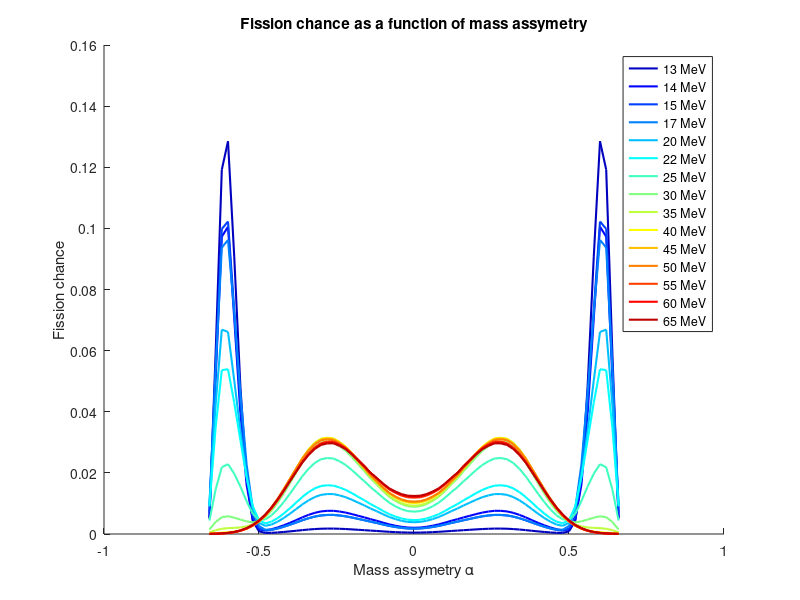

This figure's MATLAB source:
clear
close all
MIN_MM = 0;
MAX_MM = 33;
M = MIN_MM : MAX_MM;
alpha = M * 0.02;
Eexc = [13, 14 , 15, 17, 20, 22, 25, 30 ,35 ,40 ,45, 50, 55, 60, 65];
p(1,:) = [   4.5701208127974603E-004   9.4789333032029033E-004   1.0581204728257016E-003   1.2294422119226546E-003   1.4420218050570529E-003   1.7039522064133542E-003   1.9835109554594567E-003   2.2324187609587022E-003   2.5070594335324411E-003   2.7580450655725628E-003   3.0161413633713252E-003   3.2478688956382919E-003   3.4217660277949809E-003   3.5387997885902834E-003   3.5393413017813678E-003   3.4535937783346736E-003   3.2426050301227068E-003   2.9321963333852545E-003   2.5509394603300886E-003   2.1253076134427982E-003   1.7145852132666446E-003   1.3379484928737889E-003   1.0106138312285632E-003   7.6444881828405980E-004   7.3129581248487514E-004   1.7474291578853775E-003   8.4871625250167310E-003   3.5571980531058638E-002   9.6363883437842801E-002  0.18187470823790827       0.25699401582545711       0.23838844526358502       0.11763704155490165        9.9884053821128697E-003
  ];
p(2,:) = [   2.0387289072458822E-003   4.2200582917550538E-003   4.6883122880560704E-003   5.4171323628168459E-003   6.3204410877264966E-003   7.4380167574040609E-003   8.6322342118382751E-003   9.6929251321856355E-003   1.0866090152952534E-002   1.1930350696664760E-002   1.3018689849663230E-002   1.3987225564152815E-002   1.4702053450947921E-002   1.5176407758184079E-002   1.5154359619415797E-002   1.4772651476312940E-002   1.3862980867282096E-002   1.2534913958490651E-002   1.0908813702889469E-002   9.0903575661907300E-003   7.3321592481112984E-003   5.7097646516711476E-003   4.2767890733690856E-003   3.1036711136470975E-003   2.3689317121247978E-003   2.9939919186876907E-003   9.2692637254291384E-003   3.2230032904792129E-002   7.8894374102153775E-002  0.14149768060143345       0.20107214089616610       0.19458618400733535       0.10126862220967299        1.0943650133222540E-002
  ];
p(3,:) = [   1.7318334349116365E-003   3.5784831929082704E-003   3.9589203183846393E-003   4.5522215077776389E-003   5.2871880944035683E-003   6.2008501615406497E-003   7.1792738862841805E-003   8.0480130803383173E-003   9.0122784337216665E-003   9.8829403062338384E-003   1.0769973903569095E-002   1.1554628031231641E-002   1.2127079135722429E-002   1.2504860935383787E-002   1.2476117126371644E-002   1.2158263421838383E-002   1.1410972145509323E-002   1.0323546269465687E-002   8.9930950188785129E-003   7.5023516379473755E-003   6.0602149867998696E-003   4.7297233778093150E-003   3.5641104781534124E-003   2.6444898413628807E-003   2.2201247010822820E-003   3.5299165908097771E-003   1.1638427682198331E-002   3.7580074948451947E-002   8.5773406036107169E-002  0.14684963728434597       0.20447218740206774       0.19968353749068232       0.10793523133129834        1.4066027806446581E-002
  ];
p(4,:) = [   1.8068702334875675E-003   3.7222619816093213E-003   4.0885692091445370E-003   4.6624154183438930E-003   5.3733277053096863E-003   6.2662353533886840E-003   7.2280951197113896E-003   8.0844720238335294E-003   9.0434926128572461E-003   9.9060676265323392E-003   1.0781489744343448E-002   1.1551588696066142E-002   1.2106880986647433E-002   1.2475779977831293E-002   1.2443311937723939E-002   1.2133886925770589E-002   1.1403752280503332E-002   1.0338566097128746E-002   9.0313522949103334E-003   7.5581510586973256E-003   6.1299008950494362E-003   4.8147551009791439E-003   3.6855661630787401E-003   2.8705751233931418E-003   2.7905428303105981E-003   5.2662270941575317E-003   1.6295008554192650E-002   4.5501733829903621E-002   9.2221667085171780E-002  0.14533671556551231       0.19242825360177618       0.18740763261275420       0.10707006819785725        1.8174786062015977E-002
  ];
p(5,:) = [   3.8502752464608342E-003   7.9057213118649879E-003   8.6179231672466623E-003   9.7436319340237620E-003   1.1144394927137702E-002   1.2935495699172747E-002   1.4892734170518944E-002   1.6663500589027852E-002   1.8682335868222412E-002   2.0516908315719857E-002   2.2387708072333343E-002   2.4049861843304161E-002   2.5266814611656408E-002   2.6121263889589252E-002   2.6144425947800694E-002   2.5607074153552858E-002   2.4188518251206517E-002   2.2053836128239517E-002   1.9386617975015272E-002   1.6324026208263415E-002   1.3317587928913304E-002   1.0507190137938592E-002   8.0521052831372484E-003   6.1644999869697719E-003   5.3497365627742394E-003   7.3509007699229167E-003   1.6631365093358556E-002   3.7926880375948102E-002   6.7784435905032192E-002  0.10067920993320856       0.13222588523959100       0.13375604864612053        8.4319591196575561E-002   1.9451494630162498E-002
  ];
p(6,:) = [   4.5415145054188812E-003   9.3121111386042007E-003   1.0120818130620862E-002   1.1408588307590542E-002   1.3021232661088716E-002   1.5110823920858725E-002   1.7425714956777860E-002   1.9561383259405096E-002   2.2033048197847890E-002   2.4321229117234576E-002   2.6680888251784728E-002   2.8819749835850162E-002   3.0441568029420531E-002   3.1655370171621226E-002   3.1869236165630949E-002   3.1407748728820739E-002   2.9859293141838546E-002   2.7405802438516615E-002   2.4256446586468076E-002   2.0565862659928477E-002   1.6896808147640347E-002   1.3430454081675949E-002   1.0385758458904980E-002   8.0437095730205976E-003   6.9976458576035934E-003   9.0425558774574633E-003   1.8116433748798014E-002   3.7133544852041518E-002   6.1397907136505198E-002   8.6021135274774396E-002  0.10782686841284311       0.10722806572873145        6.9507104239704756E-002   1.8153578404977624E-002
  ];
p(7,:) = [   7.3217948806175897E-003   1.4976603111074859E-002   1.6183328658912026E-002   1.8118649741478150E-002   2.0549271325595111E-002   2.3741123336542436E-002   2.7310026920083521E-002   3.0630318867708527E-002   3.4508068336900143E-002   3.8100636100714402E-002   4.1785800990837840E-002   4.5105696194091716E-002   4.7583175879332501E-002   4.9423045880278203E-002   4.9693783676729664E-002   4.8936198630560708E-002   4.6510317419011606E-002   4.2702214478513530E-002   3.7832975973679205E-002   3.2110940045063145E-002   2.6408395052874230E-002   2.0965375506065351E-002   1.6103458540195337E-002   1.2148885866132745E-002   9.5384653045838732E-003   9.2983304134169973E-003   1.3145895366026859E-002   2.1466299293735308E-002   3.1050388789799214E-002   3.9510166523277150E-002   4.5711674313205913E-002   4.3688086657275201E-002   2.9063031476048308E-002   8.7775764496534209E-003
  ];
p(8,:) = [   8.9121472703635671E-003   1.8177973166200092E-002   1.9516222095365993E-002   2.1690346132435308E-002   2.4446217467361479E-002   2.8148100725369454E-002   3.2365093603611478E-002   3.6380772550215532E-002   4.1151576293868015E-002   4.5631611401461117E-002   5.0244308207231136E-002   5.4424687778193065E-002   5.7560008983752221E-002   5.9954018806462506E-002   6.0452635106640173E-002   5.9746745194526441E-002   5.7022242926230204E-002   5.2625181722713146E-002   4.6950354977451238E-002   4.0138367800098280E-002   3.3281154649189286E-002   2.6580258234368805E-002   2.0445131196377551E-002   1.5215857554112103E-002   1.1121186640393651E-002   8.4932387050563052E-003   7.6264337333479936E-003   8.2622026328274048E-003   9.4446118574556728E-003   1.0671598646055351E-002   1.1617662825779716E-002   1.0983215982274671E-002   7.8269569913384813E-003   2.8918781418669189E-003
  ];
p(9,:) = [  9.2569018512556125E-003   1.8844232600381813E-002   2.0141220405744790E-002   2.2269880557783651E-002   2.4989037138339235E-002   2.8704661810177810E-002   3.2998442618100969E-002   3.7161583647640217E-002   4.2166244070996027E-002   4.6917431928984357E-002   5.1819206547316879E-002   5.6285456050263957E-002   5.9652756885856667E-002   6.2277947700427057E-002   6.2941956955224254E-002   6.2382601899471653E-002   5.9743666832853662E-002   5.5376232729954747E-002   4.9685305310867726E-002   4.2737830426637743E-002   3.5686130679235505E-002   2.8678718488587038E-002   2.2167429748646612E-002   1.6508986880391218E-002   1.1874683472138515E-002   8.4328116098630369E-003   6.2117174385594416E-003   4.9716094786945919E-003   4.3185798699189020E-003   4.0111106952149542E-003   3.8412742381256386E-003   3.4233568811500225E-003   2.4861969436427429E-003   1.0347956075436170E-003
 ];
p(10,:) = [   1.0127988934796087E-002   2.0558848541728410E-002   2.1813166477813756E-002   2.3883222765049238E-002   2.6521316396734183E-002   3.0174489062713156E-002   3.4407755794427834E-002   3.8496627272515495E-002   4.3439544775911561E-002   4.8086925131906724E-002   5.2835099989540779E-002   5.7097075850131677E-002   6.0200136663103351E-002   6.2554285752577876E-002   6.2954957318355556E-002   6.2186169319103916E-002   5.9415739922493792E-002   5.5005431496292487E-002   4.9367764716398387E-002   4.2512817701808710E-002   3.5578356305580504E-002   2.8650486480022230E-002   2.2179088870838505E-002   1.6509067386449472E-002   1.1772155893450563E-002   8.0699259462713967E-003   5.3758231430619799E-003   3.5162663673612197E-003   2.3022994116727339E-003   1.5636849885830560E-003   1.1370024894376341E-003   8.5359946473914118E-004   5.9087194145472351E-004   2.6200742767118230E-004
  ];
p(11,:) = [   1.0351080629320926E-002   2.0979046791181906E-002   2.2172004136159273E-002   2.4151689330680501E-002   2.6678919366178493E-002   3.0217780752685830E-002   3.4343822917852741E-002   3.8350631409309638E-002   4.3227135148644638E-002   4.7823183343307291E-002   5.2515220956195048E-002   5.6729962128777005E-002   5.9789665065128089E-002   6.2130419819564922E-002   6.2552327137252048E-002   6.1844076573882648E-002   5.9189419305048105E-002   5.4935186952464216E-002   4.9483342051205671E-002   4.2799289341607989E-002   3.6007353974526327E-002   2.9156051929305149E-002   2.2702899223018581E-002   1.7003580293085810E-002   1.2191994162564394E-002   8.3716925012742704E-003   5.5280543301132199E-003   3.5064148115120787E-003   2.1517194384399999E-003   1.3043199809274265E-003   8.0862230687522407E-004   5.2056486990664352E-004   3.3247377797197299E-004   1.5005524403314749E-004
  ];
p(12,:) = [   1.0609487956210584E-002   2.1474039367691961E-002   2.2616118300544351E-002   2.4519071688846598E-002   2.6948332051010104E-002   3.0380934324941461E-002   3.4397988383765947E-002   3.8306245284603066E-002   4.3087870003275117E-002   4.7595042054076608E-002   5.2189151440302561E-002   5.6313903282034707E-002   5.9293198095105387E-002   6.1582864661531476E-002   6.1994921604239105E-002   6.1317188020358460E-002   5.8756442809235601E-002   5.4642702679344804E-002   4.9365815048490302E-002   4.2858773139846394E-002   3.6222630534690992E-002   2.9478293294583915E-002   2.3081856619393021E-002   1.7394912520324025E-002   1.2554691616771958E-002   8.6696836525311897E-003   5.7408908899291549E-003   3.6265465249599432E-003   2.1881844671435774E-003   1.2730236924547273E-003   7.3080562252388851E-004   4.2470478443248796E-004   2.5094547259353297E-004   1.1274011220925283E-004
  ];
p(13,:) = [   1.1883952386721183E-002   2.3989877986500270E-002   2.5079650559116859E-002   2.6898944214988757E-002   2.9193377552912198E-002   3.2477979181528720E-002   3.6299452445876394E-002   3.9937814886291681E-002   4.4412736160628713E-002   4.8537092135788933E-002   5.2679897967220356E-002   5.6308932003540937E-002   5.8771592228228538E-002   6.0552606237637606E-002   6.0521694541523147E-002   5.9484592826016085E-002   5.6714439762807954E-002   5.2536750790544109E-002   4.7326313794532074E-002   4.1018158524014317E-002   3.4639352895124896E-002   2.8190953773996011E-002   2.2091564231007596E-002   1.6675617791347547E-002   1.2062638872868542E-002   8.3453805505744744E-003   5.5265638803950407E-003   3.4745584083529647E-003   2.0649656599187462E-003   1.1571591046890997E-003   6.1396948485504664E-004   3.1172128569163798E-004   1.5592009471179069E-004   6.3777780046428217E-005];
p(14,:) = [   1.2173624598438107E-002   2.4550749269543599E-002   2.5597616319836987E-002   2.7350079752753519E-002   2.9555389723479087E-002   3.2737247992392644E-002   3.6444147395369025E-002   3.9965807427085595E-002   4.4318651844737322E-002   4.8322602900859608E-002   5.2338297977000632E-002   5.5853033957798962E-002   5.8221802552662405E-002   5.9939199259606703E-002   5.9890744807117938E-002   5.8873358368698406E-002   5.6185428194831667E-002   5.2133257169990635E-002   4.7076272202360089E-002   4.0933978240491116E-002   3.4703805167133124E-002   2.8373524207879669E-002   2.2353045421550019E-002   1.6977147527867623E-002   1.2368688469161370E-002   8.6263584521977278E-003   5.7656349551659337E-003   3.6634933804390725E-003   2.2034782392621349E-003   1.2501242334683781E-003   6.7028476499708591E-004   3.4182320007869883E-004   1.7072501014145730E-004   7.0577015601483103E-005
  ];
p(15,:) = [1.2445945612163927E-002   2.5079291471048919E-002   2.6088598463573823E-002   2.7782015384514993E-002   2.9907601729144747E-002   3.2995587638726370E-002   3.6595303643362706E-002   4.0004749069314977E-002   4.4237703757555299E-002   4.8122036486024096E-002   5.2011805944584349E-002   5.5413461756545324E-002   5.7690702237120133E-002   5.9345266109735936E-002   5.9278939327566414E-002   5.8278445251101069E-002   5.5667180345196146E-002   5.1732425394803161E-002   4.6818526742344921E-002   4.0834093332738061E-002   3.4746059972022861E-002   2.8532973979498884E-002   2.2594145601787120E-002   1.7262764183632207E-002   1.2664531952035428E-002   8.9034586413904177E-003   6.0064492421387028E-003   3.8586644288886741E-003   2.3512417590881439E-003   1.3540533867141321E-003   7.3796284204512568E-004   3.8232279324825212E-004   1.9383598879426882E-004   8.1855531548191525E-005];


%p(:,1) = 2*p(:,1);
%rowsum = sum(p,2);
%p = p./rowsum;

flipped = flip(p(:,2:end),2);
flippedAlpha = flip(alpha(2:end));
tot = [flipped/2, p(:,1), p(:,2:end)/2];
totAlpha = [-flippedAlpha, alpha];




hold on
start = 1;
finish = length(Eexc);
numLines = finish-start + 1;
cols = jet(numLines);
for i = start:finish
    plot(totAlpha, tot(i,:), 'Color', cols(i,:), 'LineWidth', 1.5)
end

xlabel('Mass assymetry \alpha')
ylabel('Fission chance')
title('Fission chance as a function of mass assymetry')
legendStrings = arrayfun(@(x) sprintf('%d MeV', x), Eexc, 'UniformOutput', false);
legend(legendStrings, 'Location', 'best');  % 'best' automatically places the legend
